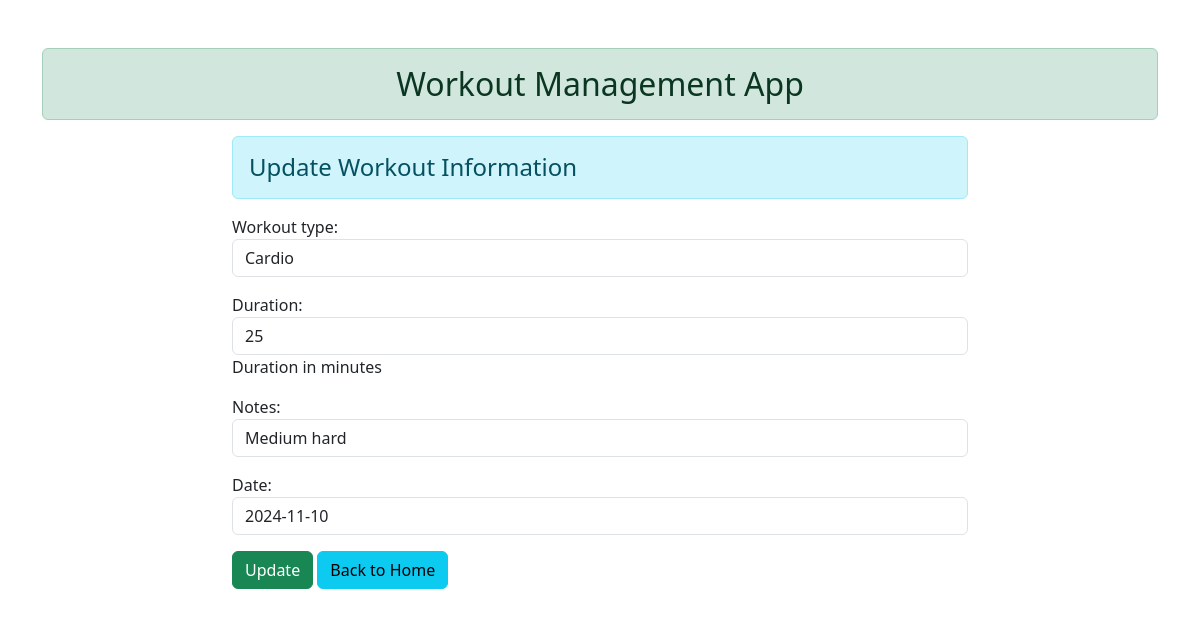
Page /2/ on the committed database.
### lca3app/models.py (models this page shows)
class Workoutmodel(models.Model):
    WORKOUT_TYPES = [
        ('Cardio', 'Cardio'),
        ('Strength', 'Strength'),
        ('Flexibility', 'Flexibility'),
        ('Balance', 'Balance'),
    ]
    workout_type = models.CharField(max_length=50, choices=WORKOUT_TYPES)
    duration = models.PositiveIntegerField(help_text="Duration in minutes")
    notes = models.TextField(blank=True, null=True)
    date = models.DateField()

### lca3app/views.py (the view)
# urls.py: path('<int:id>/',views.update_data, name="updatedata"),
def update_data(request, id):
    if request.method == 'POST':
        pi= Workoutmodel.objects.get(pk=id)
        fm= Workout(request.POST, instance=pi)
        if fm.is_valid():
            fm.save()
    else:
        pi= Workoutmodel.objects.get(pk=id)
        fm= Workout(instance=pi)
    return render(request, 'enroll/update.html', {'form':fm} )

### lca3app/forms.py
class Workout(forms.ModelForm):
    class Meta:
        model= Workoutmodel
        fields = ['workout_type','duration','notes','date']
        widgets = {
            'workout_type': forms.TextInput(attrs={'class': 'form-control'}),
            'duration': forms.TimeInput(attrs={'class': 'form-control'}),
            'notes': forms.TextInput(attrs={'class': 'form-control'}),
            'date': forms.DateInput(attrs={'class': 'form-control'}),
        }

### lca3app/templates/enroll/update.html (shortened to what this page needs)
{% extends 'enroll/base.html' %}
{% block content %}
        <div class="row">
                <div class="col-sm-8 offset-2">
                        <h4 class="alert alert-info">Update Workout Information</h4>
                        <form method="post" action="">
                        {{form.as_p}}
                        <input type="submit" class="btn btn-success" value="Update">
                        <a href="{% url 'addandshow' %}" class="btn btn-info">Back to Home</a>
                        </form>
                </div>
        </div>
{% endblock content %}

### rows in the picture
Workoutmodel: workout_type "Cardio", duration "25", notes "Medium hard", date "2024-11-10"
